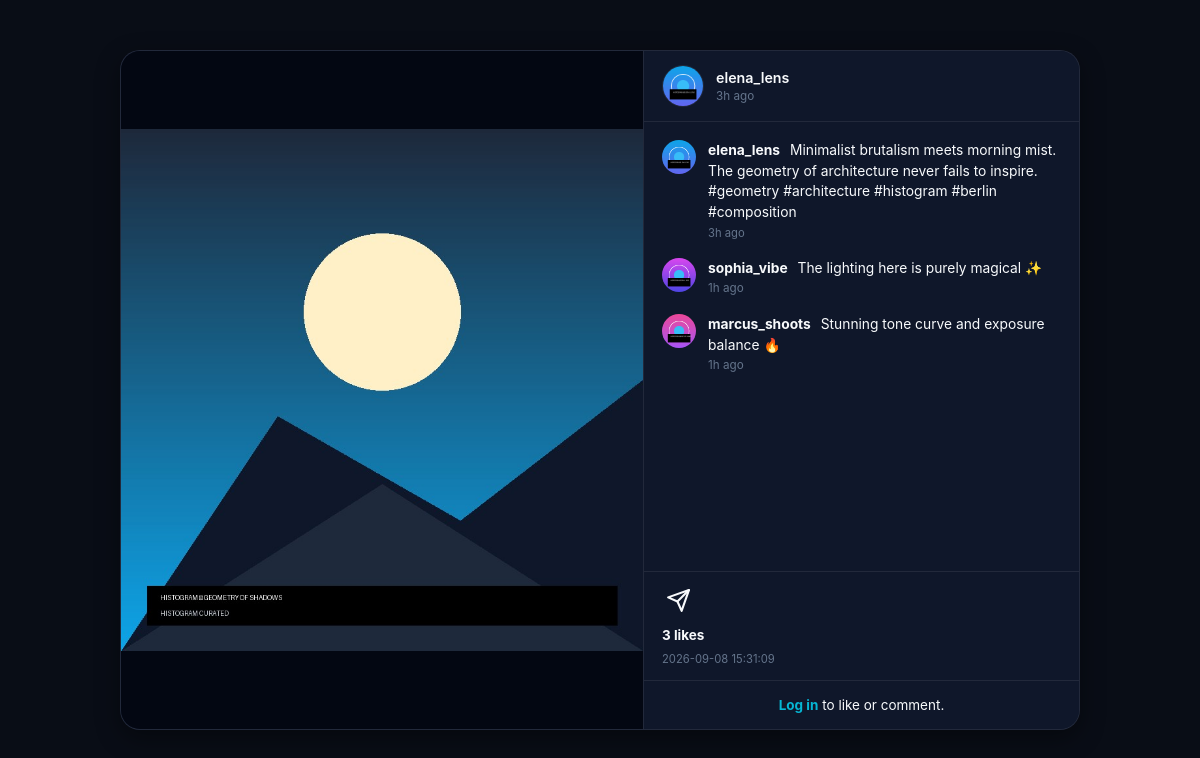
/post/11, run on the app's committed database.
### tables this page shows
CREATE TABLE posts (
        id INTEGER PRIMARY KEY AUTOINCREMENT,
        user_id INTEGER NOT NULL,
        media_path TEXT NOT NULL,
        media_type TEXT NOT NULL CHECK(media_type IN ('image', 'video')),
        caption TEXT,
        created_at TIMESTAMP DEFAULT CURRENT_TIMESTAMP,
        FOREIGN KEY (user_id) REFERENCES users(id) ON DELETE CASCADE
    );

CREATE TABLE users (
        id INTEGER PRIMARY KEY AUTOINCREMENT,
        username TEXT UNIQUE NOT NULL COLLATE NOCASE,
        email TEXT UNIQUE NOT NULL COLLATE NOCASE,
        password_hash TEXT NOT NULL,
        full_name TEXT,
        bio TEXT,
        profile_picture TEXT DEFAULT 'default_avatar.svg',
        created_at TIMESTAMP DEFAULT CURRENT_TIMESTAMP
    );

CREATE TABLE comments (
        id INTEGER PRIMARY KEY AUTOINCREMENT,
        user_id INTEGER NOT NULL,
        post_id INTEGER NOT NULL,
        comment_text TEXT NOT NULL,
        created_at TIMESTAMP DEFAULT CURRENT_TIMESTAMP,
        FOREIGN KEY (user_id) REFERENCES users(id) ON DELETE CASCADE,
        FOREIGN KEY (post_id) REFERENCES posts(id) ON DELETE CASCADE
    );

### app.py (the view)
@app.route('/post/<int:post_id>')
def view_post(post_id):
    current_user = get_current_user()
    user_id = current_user['id'] if current_user else 0
    post = database.query_db("""
        SELECT p.*, u.username, u.full_name, u.profile_picture,
               (SELECT COUNT(*) FROM likes WHERE post_id = p.id) AS likes_count,
               (SELECT COUNT(*) FROM comments WHERE post_id = p.id) AS comments_count,
               EXISTS(SELECT 1 FROM likes WHERE post_id = p.id AND user_id = ?) AS is_liked,
               EXISTS(SELECT 1 FROM saved_posts WHERE post_id = p.id AND user_id = ?) AS is_saved
        FROM posts p
        JOIN users u ON p.user_id = u.id
        WHERE p.id = ?
    """, (user_id, user_id, post_id), one=True)
    if not post:
        abort(404)
    comments = database.query_db("""
        SELECT c.*, u.username, u.profile_picture
        FROM comments c
        JOIN users u ON c.user_id = u.id
        WHERE c.post_id = ?
        ORDER BY c.created_at ASC
    """, (post_id,))
    return render_template('post.html', post=dict(post), comments=[dict(c) for c in comments])

### app.py (called while the page is built, shortened)
def get_current_user():
    user_id = session.get('user_id')
    if not user_id:
        return None
    return database.query_db("SELECT * FROM users WHERE id = ?", (user_id,), one=True)

@app.template_filter('timeago')
def timeago_filter(dt_str):
    if not dt_str:
        return ""
    try:
        if isinstance(dt_str, datetime):
            dt = dt_str
        else:
            dt = datetime.strptime(str(dt_str).split('.')[0], "%Y-%m-%d %H:%M:%S")
        now = datetime.now(timezone.utc).replace(tzinfo=None)
        diff = now - dt
        seconds = int(diff.total_seconds())
        if seconds < 60:
            return "just now"
        elif seconds < 3600:
            m = seconds // 60
            return f"{m}m ago"
        elif seconds < 86400:
            h = seconds // 3600
            return f"{h}h ago"
        elif seconds < 604800:
            d = seconds // 86400
            return f"{d}d ago"
        else:
            w = seconds // 604800
            return f"{w}w ago"
    except Exception:
        return str(dt_str)

@app.context_processor
def inject_global_context():
    current_user = get_current_user()
    unread_notifications = 0
    unread_messages = 0
    return {
        'current_user': current_user,
        'unread_notifications_count': unread_notifications,
        'unread_messages_count': unread_messages,
        'now_year': datetime.now().year
    }

### database.py (called while the page is built)
def get_db_connection():
    conn = sqlite3.connect(DATABASE_PATH)
    conn.row_factory = sqlite3.Row
    conn.execute("PRAGMA foreign_keys = ON;")
    return conn

def query_db(query, args=(), one=False):
    conn = get_db_connection()
    cur = conn.cursor()
    cur.execute(query, args)
    r = cur.fetchall()
    conn.close()
    return (r[0] if r else None) if one else r

### templates/post.html (shortened to what this page needs)
{% extends "base.html" %}
{% block content %}
<div style="width:100%;display:flex;justify-content:center;padding:10px 0;">
  <div class="post-detail-card">
    <div class="detail-media-side">
      {% if post.media_type == 'video' %}
        <video src="{{ url_for('serve_upload', folder='posts', filename=post.media_path) }}" controls playsinline></video>
      {% else %}
        <img src="{{ url_for('serve_upload', folder='posts', filename=post.media_path) }}" alt="Post by {{ post.username }}">
      {% endif %}
    </div>
    <div class="detail-comments-side">
      <div class="post-header" style="border-bottom:1px solid var(--border-subtle);">
        <div class="post-author">
          <a href="{{ url_for('profile', username=post.username) }}">
            <img src="{{ url_for('serve_upload', folder='profiles', filename=post.profile_picture) }}" class="post-author-avatar" alt="">
          </a>
          <div class="post-author-meta">
            <a href="{{ url_for('profile', username=post.username) }}" class="post-author-name">{{ post.username }}</a>
            <span class="post-time">{{ post.created_at|timeago }}</span>
          </div>
        </div>
      </div>
      <div class="detail-comments-scroll" id="detail-comments-list">
        {% if post.caption %}
        <div class="comment-row">
          <img src="{{ url_for('serve_upload', folder='profiles', filename=post.profile_picture) }}" class="comment-avatar" alt="">
          <div class="comment-bubble">
            <div style="font-size:0.92rem;">
              <a href="{{ url_for('profile', username=post.username) }}" style="font-weight:700;margin-right:6px;">{{ post.username }}</a>
              <span>{{ post.caption }}</span>
            </div>
            <span style="font-size:0.75rem;color:var(--text-dim);">{{ post.created_at|timeago }}</span>
          </div>
        </div>
        {% endif %}
        {% for c in comments %}
        <div class="comment-row" id="comment-{{ c.id }}">
          <img src="{{ url_for('serve_upload', folder='profiles', filename=c.profile_picture) }}" class="comment-avatar" alt="">
          <div class="comment-bubble">
            <div style="font-size:0.92rem;">
              <a href="{{ url_for('profile', username=c.username) }}" style="font-weight:700;margin-right:6px;">{{ c.username }}</a>
              <span>{{ c.comment_text }}</span>
            </div>
            <div class="comment-meta">
              <span>{{ c.created_at|timeago }}</span>
            </div>
          </div>
        </div>
        {% endfor %}
      </div>
      <div style="border-top:1px solid var(--border-subtle);padding:12px 18px;">
        <div class="post-actions" style="padding:0 0 8px 0;">
          <div class="actions-left">
            <button class="action-btn" onclick="copyToClipboard('{{ request.url }}')" title="Share">
              <svg viewBox="0 0 24 24" fill="none" stroke="currentColor" stroke-width="2" stroke-linecap="round" stroke-linejoin="round">
                <line x1="22" y1="2" x2="11" y2="13"></line>
                <polygon points="22 2 15 22 11 13 2 9 22 2"></polygon>
              </svg>
            </button>
          </div>
        </div>
        <div class="likes-count-text" id="likes-count-{{ post.id }}">
          {{ post.likes_count }} like{{ '' if post.likes_count == 1 else 's' }}
        </div>
        <div style="font-size:0.75rem;color:var(--text-dim);">{{ post.created_at }}</div>
      </div>
      {% if current_user %}
      <form class="post-comment-form" onsubmit="handleCommentSubmit(event, {{ post.id }})">
        <input type="text" class="comment-input" placeholder="Add a comment..." required>
        <button type="submit" class="comment-post-btn">Post</button>
      </form>
      {% else %}
      <div style="padding:14px 18px;text-align:center;border-top:1px solid var(--border-subtle);font-size:0.9rem;">
        <a href="{{ url_for('login') }}" style="color:var(--accent-cyan);font-weight:700;">Log in</a> to like or comment.
      </div>
      {% endif %}
    </div>
  </div>
</div>
{% endblock %}

### static/css/style.css (style rules this page uses)
:root { --bg-primary: #090d16; --bg-secondary: #0f172a; --bg-card: #131c31; --bg-card-hover: #17223b; --bg-glass: rgba(19, 28, 49, 0.75); --border-subtle: rgba(255, 255, 255, 0.08); --border-highlight: rgba(255, 255, 255, 0.16); --text-main: #f8fafc; --text-muted: #94a3b8; --text-dim: #64748b; --accent-cyan: #06b6d4; --accent-indigo: #6366f1; --accent-purple: #8b5cf6; --accent-pink: #ec4899; --accent-red: #ef4444; --accent-green: #10b981; --gradient-brand: linear-gradient(135deg, #06b6d4 0%, #6366f1 50%, #ec4899 100%); --gradient-story: linear-gradient(45deg, #06b6d4, #6366f1, #d946ef, #f43f5e); --gradient-card: linear-gradient(180deg, rgba(255, 255, 255, 0.03) 0%, rgba(255, 255, 255, 0) 100%); --radius-sm: 8px; --radius-md: 14px; --radius-lg: 20px; --radius-full: 9999px; --shadow-sm: 0 2px 8px rgba(0, 0, 0, 0.25); --shadow-md: 0 8px 24px rgba(0, 0, 0, 0.4); --shadow-lg: 0 16px 40px rgba(0, 0, 0, 0.6); --shadow-glow: 0 0 24px rgba(99, 102, 241, 0.35); --sidebar-width: 240px; --mobile-nav-height: 64px; --topbar-height: 60px; --feed-max-width: 630px; }
*, *::before, *::after { box-sizing: border-box; margin: 0; padding: 0; }
html, body { width: 100%; min-height: 100%; background-color: var(--bg-primary); color: var(--text-main); font-family: -apple-system, BlinkMacSystemFont, "Segoe UI", Roboto, Helvetica, Arial, sans-serif; font-size: 15px; line-height: 1.5; -webkit-font-smoothing: antialiased; overflow-x: hidden; }
a { color: inherit; text-decoration: none; transition: color 0.2s ease; }
button, input, textarea, select { font-family: inherit; font-size: inherit; color: inherit; }
button { cursor: pointer; border: none; background: none; outline: none; }
img, video { display: block; max-width: 100%; }
.post-header { display: flex; align-items: center; justify-content: space-between; padding: 14px 18px; }
.post-author { display: flex; align-items: center; gap: 12px; }
.post-author-avatar { width: 42px; height: 42px; border-radius: var(--radius-full); object-fit: cover; border: 1px solid var(--border-subtle); }
.post-author-meta { display: flex; flex-direction: column; }
.post-author-name { font-weight: 600; font-size: 0.95rem; color: var(--text-main); display: flex; align-items: center; gap: 6px; }
.post-time { font-size: 0.78rem; color: var(--text-dim); }
.post-actions { display: flex; align-items: center; justify-content: space-between; padding: 12px 18px 8px 18px; }
.actions-left { display: flex; align-items: center; gap: 16px; }
.action-btn { color: var(--text-main); display: flex; align-items: center; justify-content: center; padding: 4px; transition: transform 0.15s ease, color 0.15s ease; }
.action-btn svg { width: 25px; height: 25px; }
.likes-count-text { font-weight: 700; font-size: 0.9rem; margin-bottom: 6px; color: var(--text-main); }
.post-detail-card { width: 100%; max-width: 960px; min-height: 600px; background-color: var(--bg-secondary); border: 1px solid var(--border-subtle); border-radius: var(--radius-lg); overflow: hidden; display: flex; box-shadow: var(--shadow-md); }
.detail-media-side { flex: 1.2; background-color: #030712; display: flex; align-items: center; justify-content: center; }
.detail-media-side img, .detail-media-side video { max-height: 680px; width: 100%; object-fit: contain; }
.detail-comments-side { flex: 1; display: flex; flex-direction: column; border-left: 1px solid var(--border-subtle); background-color: var(--bg-secondary); }
.detail-comments-scroll { flex: 1; padding: 18px; overflow-y: auto; display: flex; flex-direction: column; gap: 16px; max-height: 480px; }
.comment-row { display: flex; align-items: flex-start; gap: 12px; }
.comment-avatar { width: 34px; height: 34px; border-radius: var(--radius-full); object-fit: cover; flex-shrink: 0; }
.comment-bubble { display: flex; flex-direction: column; gap: 2px; flex: 1; }
.comment-meta { display: flex; align-items: center; gap: 8px; font-size: 0.78rem; color: var(--text-dim); }

### data on the page
posts: media_path.username (picture), created_at "3h ago", caption "Minimalist brutalism meets morning mist. The geometry of architecture never fails to inspire. #geometry #architecture #histogram #berlin #composition", created_at "2026-09-08 15:31:09"
users: profile_picture (picture), username "elena_lens"
comments: profile_picture (picture), username "sophia_vibe", comment_text "The lighting here is purely magical ✨", created_at "1h ago"
comments: profile_picture (picture), username "marcus_shoots", comment_text "Stunning tone curve and exposure balance 🔥", created_at "1h ago"

### other printed values
{{ post.likes_count }} "3"
{{ '' if post.likes_count == 1 else 's' }} "s"
